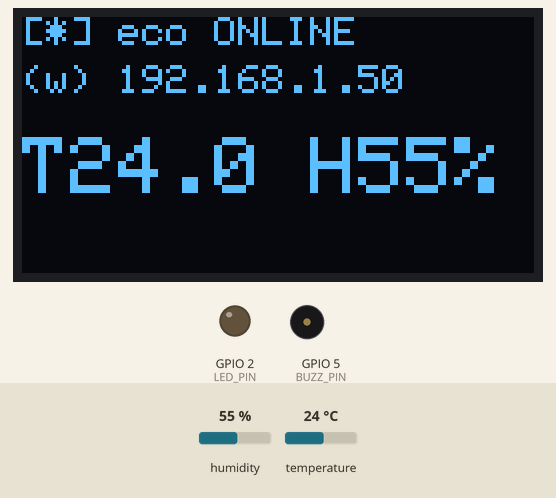
Bench run of a sketch on a simulated ESP32. On the bench: 128×64 one-colour display, output pins drawn as LEDs (lit = HIGH), buzzer (waves = sounding, pin HIGH). Inputs (shaded band) come from the test bench; at power-on: temperature 24 °C, humidity 55 %. WiFi joins after 1.5 s; servers stay silent unless stated; no MQTT or app messages arrive unless stated; what the sketch prints to the serial monitor is not drawn.

Above: at 5.6 s.
5.7 s: temperature set to 33 °C
At 11.3 s:
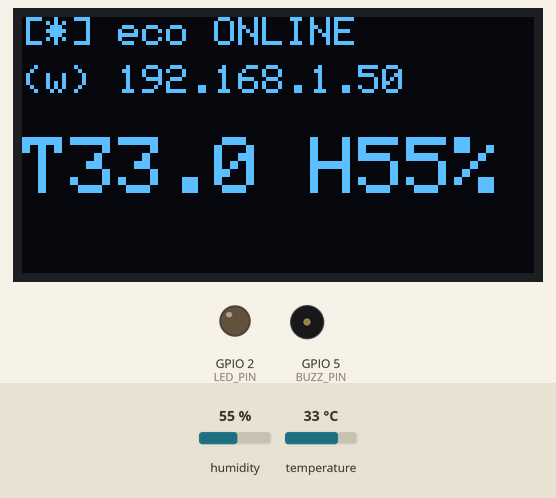
11.6 s: humidity set to 22 %
At 15.8 s:
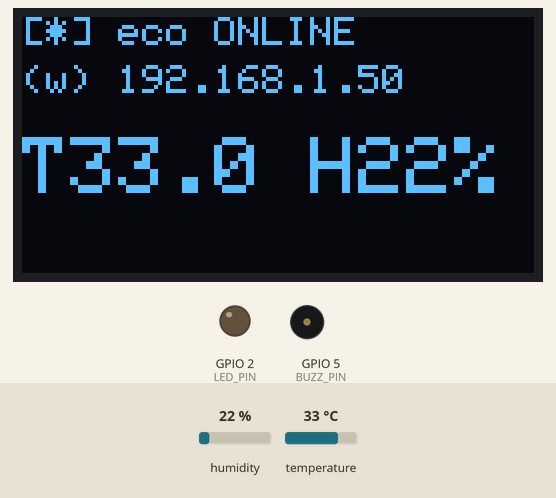
18.1 s: humidity set to 40 %
At 21.5 s:
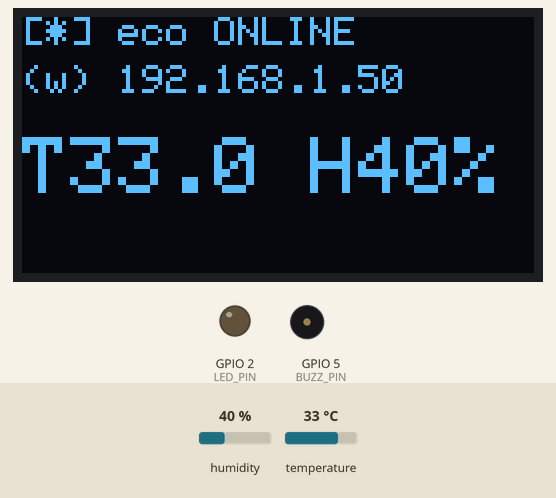
23.2 s: temperature set to 12 °C
At 25.9 s:
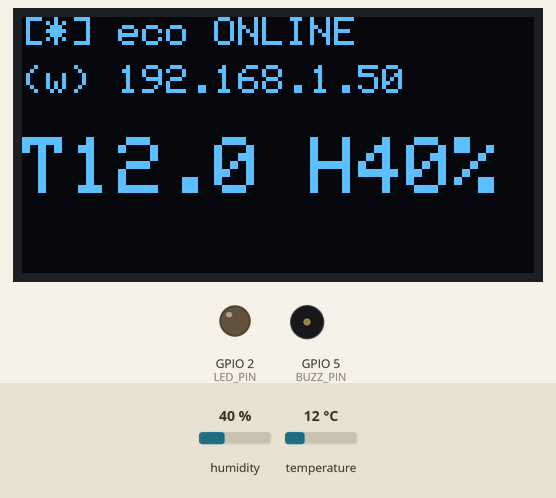
Timing chart, 0 to 27.4 s (numbered marks = the images above; inputs shaded):
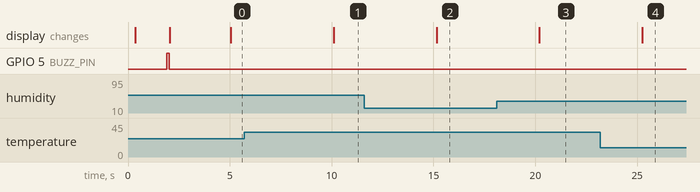

The sketch:

eco_esp32_dev.ino
```cpp
/*
 * local-ai-ecosystem — ESP32 (classic Dev Module) device agent, single file.
 * MQTT device agent + peripherals: DHT11, SSD1306 OLED, buzzer.
 * Board: "ESP32 Dev Module" (classic ESP32, NOT S3).
 * Libraries (Tools > Manage Libraries):
 *   PubSubClient (Nick O'Leary), ArduinoJson v7 (Benoit Blanchon),
 *   DHT sensor library (Adafruit) + Adafruit Unified Sensor,
 *   Adafruit SSD1306 + Adafruit GFX.
 *
 * Wiring (common defaults — rewire or edit these to match your board):
 *   DHT11  data  -> GPIO 4   (+ 10k pullup data->3V3 recommended)
 *   Buzzer +     -> GPIO 5   (passive buzzer; - to GND)
 *   OLED   SDA   -> GPIO 21,  SCL -> GPIO 22,  VCC 3V3, GND GND
 *   Onboard LED  -> GPIO 2
 */
#include <WiFi.h>
#include <PubSubClient.h>
#include <ArduinoJson.h>
#include <DHT.h>
#include <Wire.h>
#include <Adafruit_SSD1306.h>
#include <ArduinoOTA.h>   // over-the-air firmware update over WiFi

// ===================== FILL THESE IN =====================
const char* WIFI_SSID     = "YOUR_WIFI_NAME";
const char* WIFI_PASSWORD = "YOUR_WIFI_PASSWORD";
const char* MQTT_BROKER   = "YOUR_PI_IP";   // the Pi
const int   MQTT_PORT     = 1883;
const char* MQTT_USER     = "eco";                 // broker auth (user set on the Pi)
const char* MQTT_PASS     = "YOUR_BROKER_PASSWORD"; // fill in before flashing; keep out of git
const char* OTA_PASSWORD  = "YOUR_OTA_PASSWORD";    // guards OTA firmware push; keep out of git
// =========================================================

// Temperature (C) above which the ESP auto-tells the Pi to show an alert.
// This is the ESP controlling the Pi, with no laptop in the loop.
static const float TEMP_ALERT_C = 33.0;

static const char* DEVICE_ID = "esp32_dev_01"; // must match ^[a-z0-9_]{3,32}$
static const int   SCHEMA_VERSION = 1;
static const int   PROTOCOL_VERSION = 1;

// --- pins (edit to match your wiring) ---
static const int LED_PIN   = 2;    // onboard blue LED
static const int DHT_PIN   = 4;    // DHT11 data
static const int BUZZ_PIN  = 5;    // passive buzzer
static const int OLED_SDA  = 21;   // I2C
static const int OLED_SCL  = 22;
static const uint8_t OLED_ADDR = 0x3C; // common SSD1306 address (some are 0x3D)

// --- peripherals & cached sensor state ---
static const int OLED_W = 128, OLED_H = 64;
DHT dht(DHT_PIN, DHT11);
Adafruit_SSD1306 oled(OLED_W, OLED_H, &Wire, -1);
bool oledOk = false;            // set true in setup() if the panel is found
float lastTemp = NAN, lastHum = NAN;   // last good DHT read, for the auto screen

String CMD_TOPIC, EVT_TOPIC, MANIFEST_TOPIC, STATE_TOPIC;
WiFiClient net;
PubSubClient mqtt(net);
uint32_t msgCounter = 0;

String T(const char* kind) { return String("eco/v1/devices/") + DEVICE_ID + "/" + kind; }
String newMsgId() { return String(DEVICE_ID) + "-" + String(millis()) + "-" + String(msgCounter++); }
uint64_t nowMs() { return (uint64_t)millis(); } // shortcut: boot-relative ts, no NTP yet

// --- OLED helper: show two lines of status; no-op if panel absent ---
void oledShow(const String& l1, const String& l2) {
  if (!oledOk) return;
  oled.clearDisplay();
  oled.setTextSize(1); oled.setTextColor(SSD1306_WHITE);
  oled.setCursor(0, 0);  oled.println(l1);
  oled.setCursor(0, 16); oled.println(l2);
  oled.display();
}

void beepMs(long ms) {
  // Active buzzer: HIGH = sound. Non-blocking-ish short pulse.
  digitalWrite(BUZZ_PIN, HIGH); delay(ms); digitalWrite(BUZZ_PIN, LOW);
}

// Send a command to another device (ESP controlling the Pi). Builds a minimal
// valid Command and publishes to that device's cmd topic.
void commandDevice(const char* targetId, const char* action, const char* paramsJson) {
  JsonDocument c;
  c["schema_version"] = SCHEMA_VERSION;
  c["msg_id"] = newMsgId();
  c["device_id"] = targetId;
  c["command_id"] = newMsgId();
  c["action"] = action;
  JsonDocument p; deserializeJson(p, paramsJson); c["params"] = p;
  c["issued_at"] = nowMs();
  c["expires_at"] = nowMs() + 30000;
  c["seq"] = 0;
  c["origin"]["user"] = DEVICE_ID;   // the ESP is the origin
  char buf[256]; size_t n = serializeJson(c, buf);
  String topic = String("eco/v1/devices/") + targetId + "/cmd";
  mqtt.publish(topic.c_str(), (const uint8_t*)buf, n, false);
  Serial.printf("  -> commanded %s: %s\n", targetId, action);
}

// Auto status screen: WiFi/MQTT state + IP + latest DHT reading. Called from
// loop(), so the OLED is useful with no command sent to it.
void oledStatus() {
  if (!oledOk) return;
  oled.clearDisplay();
  oled.setTextSize(1); oled.setTextColor(SSD1306_WHITE);
  // ASCII "emoji": OLED font is ASCII-only, so symbols stand in for icons.
  oled.setCursor(0, 0);
  oled.println(mqtt.connected() ? "[*] eco ONLINE" : "[.] connecting");
  oled.setCursor(0, 12);
  oled.println(WiFi.status() == WL_CONNECTED
               ? "(w) " + WiFi.localIP().toString() : "(x) no wifi");
  oled.setCursor(0, 30);
  if (!isnan(lastTemp)) {
    oled.setTextSize(2);
    oled.println("T" + String(lastTemp, 1) + " H" + String(lastHum, 0) + "%");
  } else {
    oled.println("DHT --");
  }
  oled.display();
}

void publishEvent(const char* commandId, const char* state) {
  JsonDocument doc;
  doc["schema_version"] = SCHEMA_VERSION;
  doc["msg_id"]    = newMsgId();
  doc["device_id"] = DEVICE_ID;
  doc["ts"]        = nowMs();
  doc["command_id"]= commandId;
  doc["state"]     = state;
  char buf[256];
  size_t n = serializeJson(doc, buf);
  mqtt.publish(EVT_TOPIC.c_str(), (const uint8_t*)buf, n, false);
  Serial.printf("  -> evt %s\n", state);
}

// A result event: like an event but carries a small JSON payload (e.g. a reading).
void publishResult(const char* commandId, JsonDocument& payload) {
  payload["schema_version"] = SCHEMA_VERSION;
  payload["msg_id"]    = newMsgId();
  payload["device_id"] = DEVICE_ID;
  payload["ts"]        = nowMs();
  payload["command_id"]= commandId;
  payload["state"]     = "completed";
  char buf[256];
  size_t n = serializeJson(payload, buf);
  mqtt.publish(EVT_TOPIC.c_str(), (const uint8_t*)buf, n, false);
  Serial.println("  -> evt completed (+data)");
}

void publishManifest() {
  JsonDocument doc;
  doc["schema_version"]   = SCHEMA_VERSION;
  doc["msg_id"]           = newMsgId();
  doc["device_id"]        = DEVICE_ID;
  doc["ts"]               = nowMs();
  doc["device_type"]      = "esp32";
  doc["hw"]               = "esp32-devkit";
  doc["fw_version"]       = "0.2";  // bumped: added dht11/oled/buzzer
  doc["protocol_version"] = PROTOCOL_VERSION;
  JsonArray caps = doc["capabilities"].to<JsonArray>();
  auto addCap = [&](const char* name, int dur, bool phys, const char* risk) {
    JsonObject c = caps.add<JsonObject>();
    c["name"] = name; c["params"].to<JsonObject>();
    c["max_duration_ms"] = dur; c["physical"] = phys; c["risk"] = risk;
  };
  addCap("ping",      1000, false, "none");
  addCap("blink_led", 5000, true,  "low");
  addCap("read_dht",  1000, false, "none");   // temp/humidity
  addCap("beep",      3000, true,  "low");    // buzzer
  addCap("oled_show", 1000, true,  "none");   // write text to OLED
  char buf[640];
  size_t n = serializeJson(doc, buf);
  mqtt.publish(MANIFEST_TOPIC.c_str(), (const uint8_t*)buf, n, true); // retained
  Serial.println("published manifest");
}

void publishState(bool online) {
  JsonDocument doc;
  doc["online"] = online;
  doc["ts"]     = nowMs();
  char buf[96];
  size_t n = serializeJson(doc, buf);
  mqtt.publish(STATE_TOPIC.c_str(), (const uint8_t*)buf, n, true); // retained
}

// Returns true on success. For read_dht, fills `out` with temperature_c/humidity.
bool doAction(const char* action, JsonVariant params, JsonDocument& out) {
  if (strcmp(action, "ping") == 0) return true;

  if (strcmp(action, "blink_led") == 0) {
    long ms = params["ms"] | 500; if (ms > 5000) ms = 5000;
    digitalWrite(LED_PIN, HIGH); delay(ms); digitalWrite(LED_PIN, LOW);
    return true;
  }

  if (strcmp(action, "read_dht") == 0) {
    float t = dht.readTemperature();   // Celsius
    float h = dht.readHumidity();
    if (isnan(t) || isnan(h)) return false;   // sensor read failed
    lastTemp = t; lastHum = h;          // cache for the auto OLED screen
    out["temperature_c"] = t;
    out["humidity"] = h;
    return true;
  }

  if (strcmp(action, "beep") == 0) {
    // Active buzzer: HIGH = sound (built-in oscillator; passive would need tone()).
    long ms = params["ms"] | 300; if (ms > 3000) ms = 3000;
    beepMs(ms);
    return true;
  }

  if (strcmp(action, "oled_show") == 0) {
    const char* line1 = params["line1"] | "";
    const char* line2 = params["line2"] | "";
    oledShow(line1, line2);
    return true;
  }

  Serial.printf("  !! unknown action %s\n", action);
  return false;
}

void onMessage(char* topic, byte* payload, unsigned int len) {
  JsonDocument doc;
  DeserializationError err = deserializeJson(doc, payload, len);
  if (err) { Serial.printf("  !! bad command rejected: %s\n", err.c_str()); return; }
  const char* commandId = doc["command_id"] | "";
  const char* action    = doc["action"] | "";
  if (strlen(commandId) == 0) { Serial.println("  !! command missing command_id"); return; }
  Serial.printf("command %s: action=%s\n", commandId, action);
  beepMs(60);   // short audible feedback that a command arrived
  publishEvent(commandId, "received");
  publishEvent(commandId, "accepted");
  publishEvent(commandId, "executing");

  JsonDocument result;   // read_dht fills this; others leave it empty
  bool ok = doAction(action, doc["params"], result);

  if (ok && !result.isNull()) publishResult(commandId, result);  // completed + data
  else publishEvent(commandId, ok ? "completed" : "failed");
}

void connectWifi() {
  Serial.printf("WiFi: connecting to %s\n", WIFI_SSID);
  WiFi.mode(WIFI_STA);
  WiFi.begin(WIFI_SSID, WIFI_PASSWORD);
  while (WiFi.status() != WL_CONNECTED) { delay(500); Serial.print("."); }
  Serial.printf("\nWiFi up, IP %s\n", WiFi.localIP().toString().c_str());
}

void connectMqtt() {
  while (!mqtt.connected()) {
    Serial.printf("MQTT: connecting to %s:%d\n", MQTT_BROKER, MQTT_PORT);
    String cid = String("agent-") + DEVICE_ID;
    char willBuf[64];
    { JsonDocument w; w["online"] = false; serializeJson(w, willBuf); }
    if (mqtt.connect(cid.c_str(), MQTT_USER, MQTT_PASS,
                     STATE_TOPIC.c_str(), 1, true, willBuf)) {
      Serial.println("MQTT connected");
      mqtt.subscribe(CMD_TOPIC.c_str(), 1);
      Serial.printf("subscribed %s\n", CMD_TOPIC.c_str());
      publishManifest();
      publishState(true);
      beepMs(120);           // one beep on connect = "I'm online"
      oledStatus();
    } else {
      Serial.printf("  failed rc=%d, retry in 2s\n", mqtt.state());
      oledShow("[x] MQTT fail", "rc=" + String(mqtt.state()));
      delay(2000);
    }
  }
}

void setup() {
  Serial.begin(115200);
  delay(300);
  pinMode(LED_PIN, OUTPUT); digitalWrite(LED_PIN, LOW);
  pinMode(BUZZ_PIN, OUTPUT); digitalWrite(BUZZ_PIN, LOW);
  dht.begin();
  Wire.begin(OLED_SDA, OLED_SCL);
  oledOk = oled.begin(SSD1306_SWITCHCAPVCC, OLED_ADDR);  // false if panel not found
  if (!oledOk) Serial.println("OLED not found (continuing without it)");
  oledShow("[~] eco booting", "");

  CMD_TOPIC = T("cmd"); EVT_TOPIC = T("evt");
  MANIFEST_TOPIC = T("manifest"); STATE_TOPIC = T("state");
  connectWifi();
  mqtt.setServer(MQTT_BROKER, MQTT_PORT);
  mqtt.setBufferSize(1024);
  mqtt.setCallback(onMessage);
  connectMqtt();

  // OTA: push new firmware over WiFi from Arduino IDE (Port shows as a network
  // port named by DEVICE_ID). Password-guarded so not anyone on the LAN can flash.
  ArduinoOTA.setHostname(DEVICE_ID);
  ArduinoOTA.setPassword(OTA_PASSWORD);
  ArduinoOTA.onStart([]() { oledShow("[v] OTA update", "incoming..."); });
  ArduinoOTA.onEnd([]()   { oledShow("[*] OTA done", "rebooting"); });
  ArduinoOTA.begin();

  Serial.println("agent running");
}

unsigned long lastBeat = 0;
unsigned long lastSense = 0;
bool alertActive = false;   // latch so we alert the Pi once per threshold crossing

void loop() {
  if (WiFi.status() != WL_CONNECTED) connectWifi();
  if (!mqtt.connected()) connectMqtt();
  mqtt.loop();
  ArduinoOTA.handle();   // accept OTA firmware pushes
  if (millis() - lastBeat > 5000) { publishState(true); lastBeat = millis(); }
  // Self-read the DHT every 5s and refresh the auto OLED status screen, so the
  // OLED is useful with no command sent. DHT11 can't be read faster than ~2s.
  if (millis() - lastSense > 5000) {
    float t = dht.readTemperature(), h = dht.readHumidity();
    if (!isnan(t) && !isnan(h)) {
      lastTemp = t; lastHum = h;
      // ESP -> Pi: on crossing the threshold, tell the Pi to show an alert.
      // Latched so it fires once per crossing, not every 5s.
      if (t >= TEMP_ALERT_C && !alertActive) {
        char msg[48]; snprintf(msg, sizeof(msg), "{\"text\":\"HOT %.0fC @esp\"}", t);
        commandDevice("raspberrypi", "tft_show", msg);
        alertActive = true;
      } else if (t < TEMP_ALERT_C - 1.0 && alertActive) {
        alertActive = false;   // hysteresis: clear 1C below to avoid flapping
      }
    }
    oledStatus();
    lastSense = millis();
  }
}
```

Measured:
- after the input at 5.7 s, the display: changes after 4.4 s (image 1)
- after the input at 11.6 s, the display: changes after 3.6 s (image 2)
- after the input at 18.1 s, the display: changes after 2.1 s (image 3)
- after the input at 23.2 s, the display: changes after 2.1 s (image 4)
